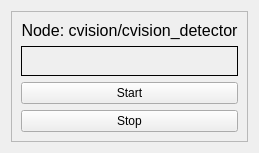
       <widget class="QWidget" name="tab2">
        <attribute name="title">
         <string>Node Initialization</string>
        </attribute>
        <layout class="QVBoxLayout" name="verticalLayout_10">
         <item>
          <widget class="QFrame" name="frame_11">
           <property name="frameShape">
            <enum>QFrame::StyledPanel</enum>
           </property>
           <property name="frameShadow">
            <enum>QFrame::Raised</enum>
           </property>
           <layout class="QVBoxLayout" name="verticalLayout_7">
            <item>
             <widget class="QLabel" name="label_65">
              <property name="text">
               <string>&lt;html&gt;&lt;head/&gt;&lt;body&gt;&lt;p&gt;&lt;span style=&quot; font-size:12pt;&quot;&gt;Node: cvision/cvision_detector&lt;/span&gt;&lt;/p&gt;&lt;/body&gt;&lt;/html&gt;</string>
              </property>
              <property name="alignment">
               <set>Qt::AlignCenter</set>
              </property>
             </widget>
            </item>
            <item>
             <widget class="QLabel" name="cvisionoutput">
              <property name="minimumSize">
               <size>
                <width>0</width>
                <height>30</height>
               </size>
              </property>
              <property name="styleSheet">
               <string notr="true">QLabel{
     border-width: 1px;
     border-style: solid;
     border-color: rgb(0, 0, 0);
}</string>
              </property>
              <property name="text">
               <string/>
              </property>
             </widget>
            </item>
            <item>
             <widget class="QPushButton" name="Button_cvisionstart">
              <property name="sizePolicy">
               <sizepolicy hsizetype="Expanding" vsizetype="Fixed">
                <horstretch>0</horstretch>
                <verstretch>0</verstretch>
               </sizepolicy>
              </property>
              <property name="text">
               <string>Start</string>
              </property>
             </widget>
            </item>
            <item>
             <widget class="QPushButton" name="Button_cvisionstop">
              <property name="text">
               <string>Stop</string>
              </property>
             </widget>
            </item>
           </layout>
          </widget>
         </item>
        </layout>
       </widget>
